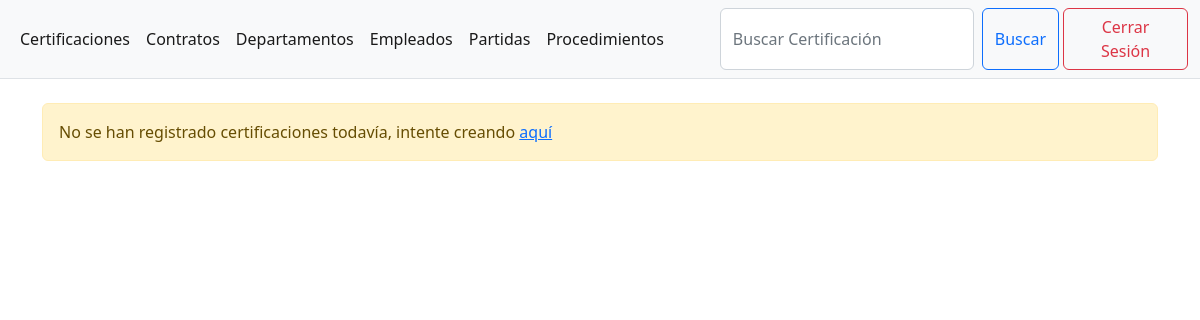
The app's page /certification/ (signed in), older data.
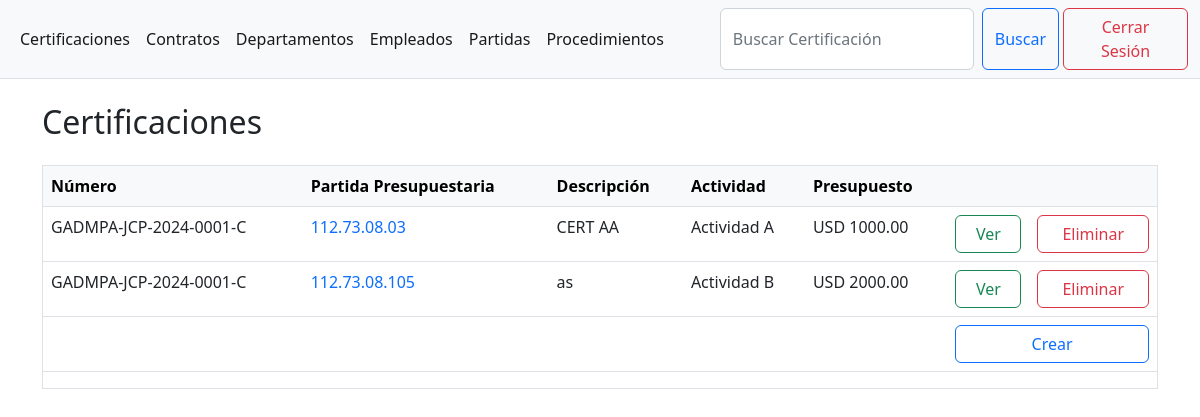
The same page, newer data.
### apps/certification/models.py (models this page shows, shortened)
class Certification(AuditModel):
    number = models.CharField(max_length=25)
    department = models.ForeignKey(Department, on_delete=models.PROTECT)
    budget_item = models.ForeignKey(BudgetItem, on_delete=models.PROTECT)
    procedure = models.ForeignKey(Procedure, on_delete=models.PROTECT)
    description = models.TextField()
    budget = models.DecimalField(
        max_digits=20, decimal_places=2, validators=[MinValueValidator(0)])
    class Meta:
        ordering = ["number", "budget_item", "description"]
        unique_together = ["number", "budget_item"]

### apps/budget_item/models.py (models this page shows, shortened)
class BudgetItem(AuditModel):
    number = models.CharField(max_length=255)
    cpc = models.CharField(max_length=15)
    description = models.TextField()
    activity = models.TextField()
    budget = models.DecimalField(
        max_digits=20, decimal_places=2, validators=[MinValueValidator(0)])
    budget_type = models.CharField(max_length=21, choices=BudgetType.choices)
    bid = models.BooleanField(default=False)
    c1 = models.BooleanField(default=False)
    c2 = models.BooleanField(default=False)
    c3 = models.BooleanField(default=False)
    class Meta:
        ordering = ["number", "description", "activity"]
        unique_together = ["number", "description", "activity"]

### apps/certification/views.py (the view, shortened to what this page needs)
# urls.py: path("", views.list_certification, name="list"),
def list_certification(request: HttpRequest) -> HttpResponse:
    object_list = Certification.objects.all()
    paginator = Paginator(object_list, 50)
    page_number = request.GET.get("page")
    page_obj = paginator.get_page(page_number)
    context = {"page_obj": page_obj}
    query = request.GET.get("q", "").strip()
    return render(request, "certification/list.html", context)

### templates/certification/list.html (shortened to what this page needs)
{% extends 'base.html' %}
{% block form %}
  <form action="{% url 'certification:list' %}" class="d-inline-flex w-100" role="search">
    <input name="q" class="form-control me-2" type="search" placeholder="Buscar Certificación" />
    <button class="btn btn-outline-primary" type="submit">Buscar</button>
  </form>
{% endblock %}
{% block body %}
  {% if page_obj %}
    <ol class="breadcrumb">
      <li class="breadcrumb-item h2" aria-current="page">Certificaciones</li>
    </ol>
    <div class="table-responsive-xxl border">
      <table class="table table-hover">
        <thead class="table-light">
          <tr>
            <th>Número</th>
            <th>Partida Presupuestaria</th>
            <th>Descripción</th>
            <th>Actividad</th>
            <th>Presupuesto</th>
            <th colspan="2"></th>
          </tr>
        </thead>
        <tbody>
          {% for object in page_obj %}
            <tr>
              <td>{{ object.number }}</td>
              <td>
                <a href="{% url 'budget_item:detail' object.budget_item.pk %}" class="text-decoration-none">{{ object.budget_item.number }}</a>
              </td>
              <td>{{ object.description }}</td>
              <td>{{ object.budget_item.activity }}</td>
              <td>USD {{ object.budget }}</td>
              <td>
                <a href="{% url 'certification:detail' object.pk %}" class="btn btn-outline-success w-100">Ver</a>
              </td>
              <td>
                <a href="{% url 'certification:delete' object.pk %}" class="btn btn-outline-danger w-100">Eliminar</a>
              </td>
            </tr>
          {% endfor %}
        </tbody>
        <tfoot>
          <tr>
            <th colspan="5" class="text-end"></th>
            <th colspan="2">
              <a href="{% url 'certification:create' %}" class="btn btn-outline-primary w-100">Crear</a>
            </th>
          </tr>
        </tfoot>
      </table>
    </div>
  {% else %}
    {% if not message and not ProtectedError and not IntegrityError and not Exception %}
      <div class="alert alert-warning" role="alert">
        No se han registrado certificaciones todavía, intente creando <a href="{% url 'certification:create' %}">aquí</a>
      </div>
    {% endif %}
  {% endif %}
{% endblock %}

### templates/base.html (shortened to what this page needs)
<!DOCTYPE html>
<html lang="es">
  <head>
    <link href="https://cdn.jsdelivr.net/npm/bootstrap@5.2.3/dist/css/bootstrap.min.css" rel="stylesheet" />
    <link href="https://getbootstrap.com/docs/5.2/assets/css/docs.css" rel="stylesheet" />
  </head>
  <body>
    {% if user.is_authenticated %}
      <nav class="navbar navbar-expand-lg navbar-light bg-light border-bottom">
        <div class="container-fluid">
          <div class="collapse navbar-collapse" id="navbarSupportedContent">
            <div class="me-5">
              <ul class="navbar-nav me-auto mb-2 mb-lg-0">
                <li class="nav-item">
                  <a class="nav-link active" aria-current="page" href="{% url 'certification:list' %}">Certificaciones</a>
                </li>
                <li class="nav-item">
                  <a class="nav-link active" aria-current="page" href="{% url 'contract:list' %}">Contratos</a>
                </li>
                <li class="nav-item">
                  <a class="nav-link active" aria-current="page" href="{% url 'department:list' %}">Departamentos</a>
                </li>
                <li class="nav-item">
                  <a class="nav-link active" aria-current="page" href="{% url 'employee:list' %}">Empleados</a>
                </li>
                <li class="nav-item">
                  <a class="nav-link active" aria-current="page" href="{% url 'budget_item:list' %}">Partidas</a>
                </li>
                <li class="nav-item">
                  <a class="nav-link active" aria-current="page" href="{% url 'procedure:list' %}">Procedimientos</a>
                </li>
              </ul>
            </div>
            <div class="d-inline-flex justify-content-end w-100">
              {% block form %}
              {% endblock %}
              <form action="{% url 'authentication:logout' %}" method="post">
                <button type="submit" class="btn btn-outline-danger d-inline-flex ms-1" style="min-width: 125px;">Cerrar Sesión</button>
              </form>
            </div>
          </div>
        </div>
      </nav>
      <div class="container mt-4 mb-4">
        {% block body %}
        {% endblock %}
      </div>
    {% endif %}
  </body>
</html>

Row changes from the older to the newer data that the page shows:
added Certification: number "GADMPA-JCP-2024-0001-C", budget_item.number "112.73.08.03", description "CERT AA", budget_item.activity "Actividad A", budget "1000.00"
added Certification: number "GADMPA-JCP-2024-0001-C", budget_item.number "112.73.08.105", description "as", budget_item.activity "Actividad B", budget "2000.00"
Text that changed along with them:
text no longer shown: "No se han registrado certificaciones todavía, intente creando aquí"
text now shown: "Certificaciones Número Partida Presupuestaria Descripción Actividad Presupuesto Crear"
